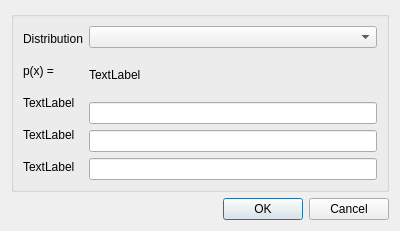
<?xml version="1.0" encoding="UTF-8"?>
<ui version="4.0">
 <class>RandomDistributionDialog</class>
 <widget class="QDialog" name="RandomDistributionDialog">
  <property name="geometry">
   <rect>
    <x>0</x>
    <y>0</y>
    <width>400</width>
    <height>231</height>
   </rect>
  </property>
  <property name="windowTitle">
   <string>Random Values</string>
  </property>
  <layout class="QGridLayout" name="gridLayout">
   <item row="0" column="0">
    <widget class="QGroupBox" name="RandomDistributionGroupBox">
     <property name="title">
      <string/>
     </property>
     <layout class="QVBoxLayout" name="verticalLayout_3">
      <item>
       <layout class="QHBoxLayout" name="horizontalLayout">
        <item>
         <layout class="QVBoxLayout" name="labelVerticalLayout">
          <item>
           <widget class="QLabel" name="label">
            <property name="text">
             <string>Distribution</string>
            </property>
           </widget>
          </item>
          <item>
           <widget class="QLabel" name="parameter4Label">
            <property name="text">
             <string>p(x) = </string>
            </property>
           </widget>
          </item>
          <item>
           <widget class="QLabel" name="parameter1Label">
            <property name="text">
             <string>TextLabel</string>
            </property>
           </widget>
          </item>
          <item>
           <widget class="QLabel" name="parameter2Label">
            <property name="text">
             <string>TextLabel</string>
            </property>
           </widget>
          </item>
          <item>
           <widget class="QLabel" name="parameter3Label">
            <property name="text">
             <string>TextLabel</string>
            </property>
           </widget>
          </item>
         </layout>
        </item>
        <item>
         <layout class="QVBoxLayout" name="valueVerticalLayout">
          <item>
           <widget class="QComboBox" name="distComboBox"/>
          </item>
          <item>
           <widget class="QLabel" name="label_2">
            <property name="text">
             <string>TextLabel</string>
            </property>
           </widget>
          </item>
          <item>
           <widget class="QLineEdit" name="parameter1LineEdit"/>
          </item>
          <item>
           <widget class="QLineEdit" name="parameter2LineEdit"/>
          </item>
          <item>
           <widget class="QLineEdit" name="parameter3LineEdit"/>
          </item>
         </layout>
        </item>
       </layout>
      </item>
     </layout>
    </widget>
   </item>
   <item row="1" column="0">
    <widget class="QDialogButtonBox" name="randomDistributionButtonBox">
     <property name="orientation">
      <enum>Qt::Horizontal</enum>
     </property>
     <property name="standardButtons">
      <set>QDialogButtonBox::Cancel|QDialogButtonBox::Ok</set>
     </property>
    </widget>
   </item>
  </layout>
 </widget>
 <resources/>
 <connections>
  <connection>
   <sender>randomDistributionButtonBox</sender>
   <signal>accepted()</signal>
   <receiver>RandomDistributionDialog</receiver>
   <slot>accept()</slot>
   <hints>
    <hint type="sourcelabel">
     <x>248</x>
     <y>254</y>
    </hint>
    <hint type="destinationlabel">
     <x>157</x>
     <y>274</y>
    </hint>
   </hints>
  </connection>
  <connection>
   <sender>randomDistributionButtonBox</sender>
   <signal>rejected()</signal>
   <receiver>RandomDistributionDialog</receiver>
   <slot>reject()</slot>
   <hints>
    <hint type="sourcelabel">
     <x>316</x>
     <y>260</y>
    </hint>
    <hint type="destinationlabel">
     <x>286</x>
     <y>274</y>
    </hint>
   </hints>
  </connection>
 </connections>
</ui>
